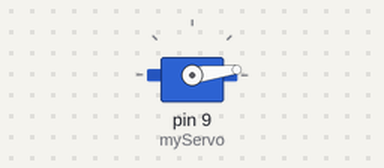
Simulated run of this sketch. Board: Arduino Uno, built with avr-gcc and run on an emulated ATmega328P. Parts: servo.

Above: at 0.05 s.
At 1.15 s:
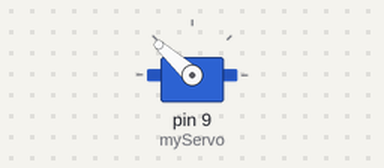
At 2.3 s:
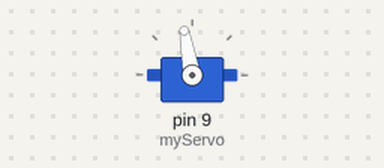
At 4.6 s:
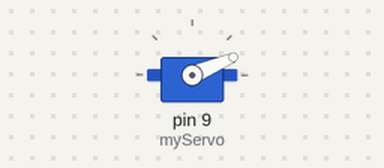
Timing chart, 0 to 6.0 s (numbered marks = the images above):
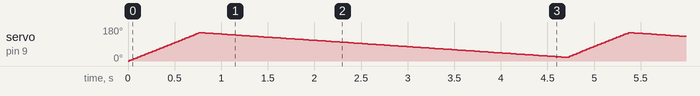

The sketch:

Servo_Motor_Speed_Controlling.ino
```cpp
#include <Servo.h> // The Servo Motor's library

Servo myServo;   // Declaring the Servo Motor's object
int pos1 = 0;    // A variable for later use

void setup() {
  myServo.attach(9);   // Attaching the servo motor to Digital Pin 9 (PWM)
}

void loop() {
  /* Function parameter description:

    moveTo(d,t);
     Here 'd' is The degree to which the servo motor will rotate.
     and 't' is the amount of time(in milliseconds) the servo motor rotate. */

  moveTo(180, 40);
  moveTo(0, 10);
  moveTo(150, 5);
  moveTo(20, 30);
}

void moveTo(int pos, int wait) {
  if (pos < 180 && pos > 0) {
    if (pos1 < pos) {
      for (int i = pos1; i <= pos; i++) {
        myServo.write(i);
        delay(wait);
      }
      pos1 = pos;
    }
    else if (pos1 > pos) {
      for (int i = pos1; i >= pos; i--) {
        myServo.write(i);
        delay(wait);
      }
      pos1 = pos;
    }
  }
}
```
